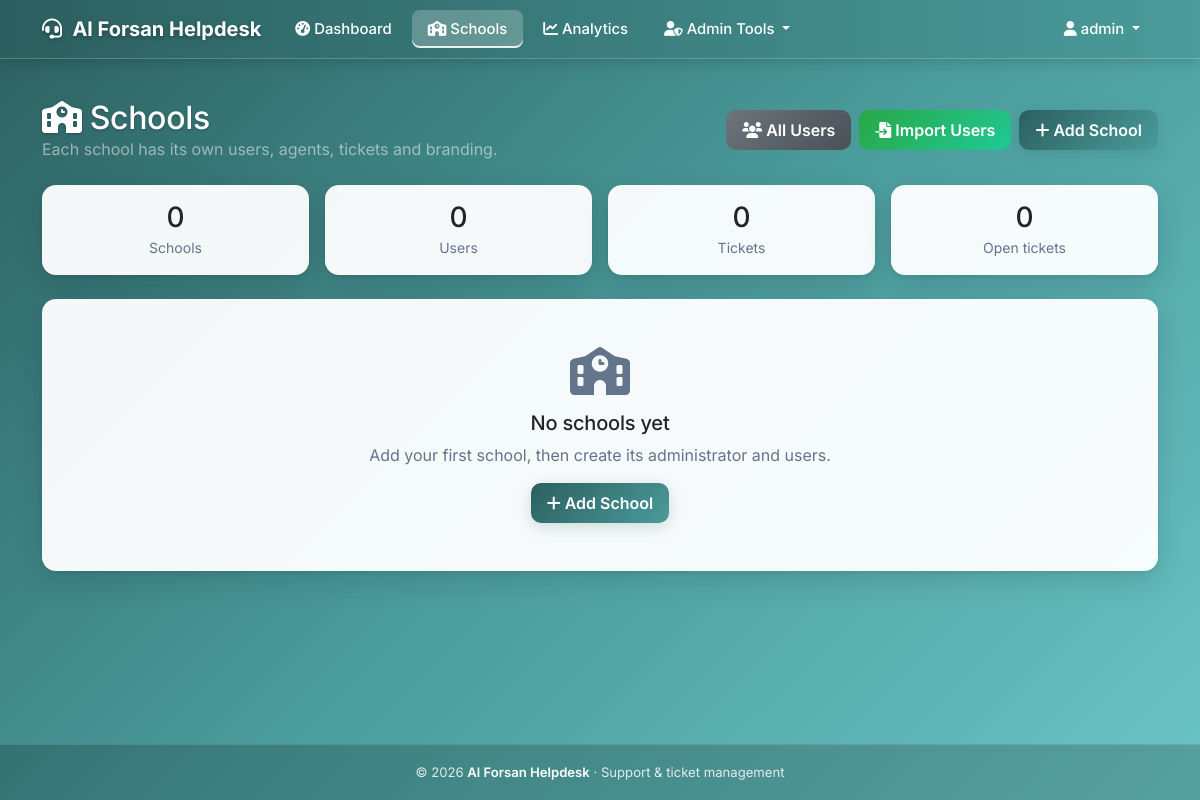
/platform (signed in), run on an earlier commit of the app's database.
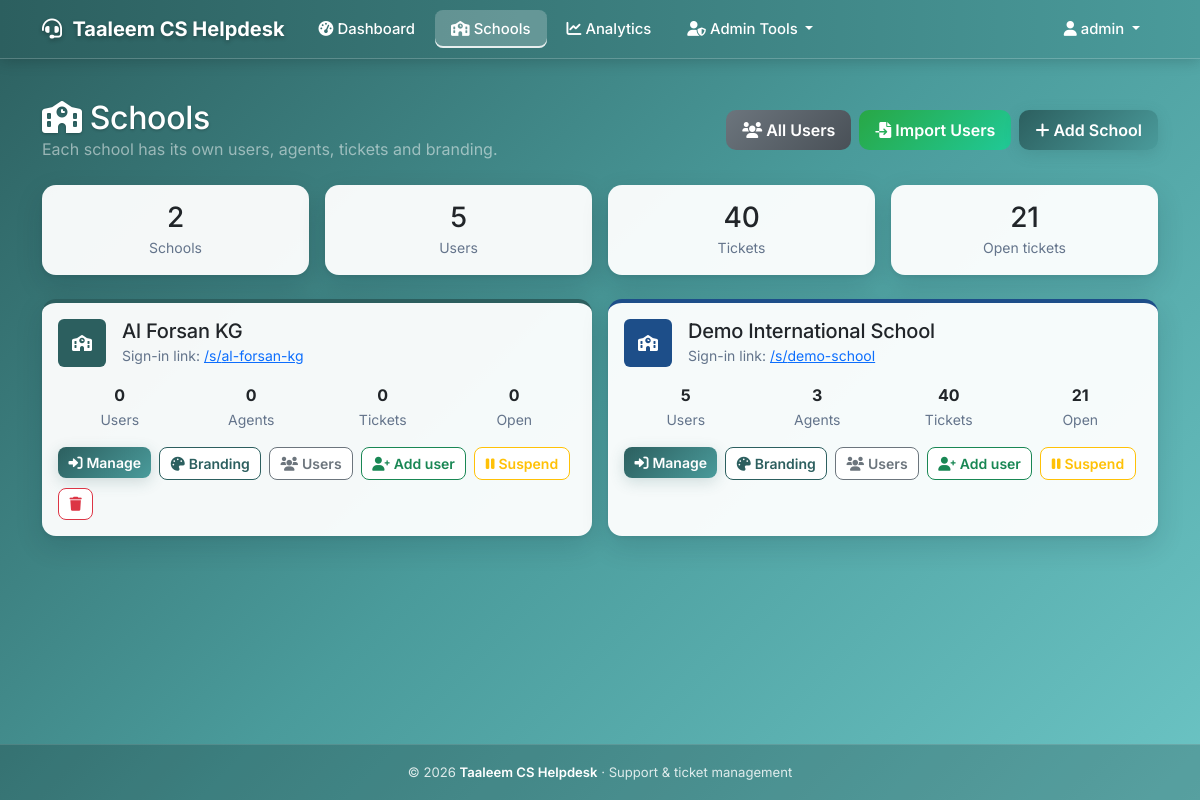
And on a later commit of the database.
### models.py (models this page shows, shortened)
class SystemSettings(db.Model):
    __tablename__ = 'system_settings'
    id = db.Column(db.Integer, primary_key=True)
    system_name = db.Column(db.String(100), nullable=False, default='Al Qeyam Helpdesk')
    logo_filename = db.Column(db.String(200), nullable=True)
    updated_at = db.Column(db.DateTime, default=utc_now, onupdate=utc_now)

class School(db.Model):
    __tablename__ = 'schools'
    id = db.Column(db.Integer, primary_key=True)
    name = db.Column(db.String(150), nullable=False, unique=True)
    slug = db.Column(db.String(60), nullable=False, unique=True, index=True)
    display_name = db.Column(db.String(150), nullable=True)   # shown in the UI header; defaults to name
    logo_filename = db.Column(db.String(200), nullable=True)
    primary_color = db.Column(db.String(7), nullable=True)
    secondary_color = db.Column(db.String(7), nullable=True)
    contact_email = db.Column(db.String(120), nullable=True)
    is_active = db.Column(db.Boolean, default=True, nullable=False)
    created_at = db.Column(db.DateTime, default=utc_now)
    updated_at = db.Column(db.DateTime, default=utc_now, onupdate=utc_now)

### tenant_views.py (the view)
@bp.route('/platform')
@super_admin_required
def platform_dashboard():
    schools = School.query.order_by(School.name).all()
    stats = _school_stats()
    empty = {'users': 0, 'agents': 0, 'admins': 0, 'tickets': 0, 'open': 0}
    totals = {k: sum(stats.get(s.id, empty)[k] for s in schools) for k in empty}
    return render_template('platform_dashboard.html', schools=schools, stats=stats, empty=empty, totals=totals)

### app.py (called while the page is built)
@login_manager.user_loader
def load_user(user_id):
    try:
        user = unscoped_get(User, int(user_id))
    except (TypeError, ValueError):
        return None
    if not user or not user.is_active:
        return None
    if user.role != ROLE_SUPER_ADMIN:
        school = db.session.get(School, user.school_id) if user.school_id else None
        if not school or not school.is_active:
            return None
    return user

@app.context_processor
def inject_system_settings():
    try:
        school = active_school()
        if school:
            branding = school
            theme = build_theme(school.primary_color, school.secondary_color)
        else:
            branding = _PlatformBranding(SystemSettings.query.first())
            theme = build_theme()
        return {'system_settings': branding, 'current_school': school, 'theme': theme, 'now_year': datetime.now().year}
    except Exception:
        logger.exception('Failed to build branding context')
        return {'system_settings': _PlatformBranding(), 'current_school': None, 'theme': build_theme(), 'now_year': datetime.now().year}

### templates/platform_dashboard.html (shortened to what the changed rows need)
{% extends "base.html" %}
{% block content %}
<div class="d-flex flex-wrap justify-content-between align-items-center mb-4 gap-2">
    <div>
        <h2 class="mb-0"><i class="fas fa-school me-2"></i>Schools</h2>
    </div>
</div>
<div class="row g-3 mb-4">
    <div class="col-6 col-md-3"><div class="card text-center"><div class="card-body"><h3 class="mb-0">{{ schools|length }}</h3><small class="text-muted">Schools</small></div></div></div>
    <div class="col-6 col-md-3"><div class="card text-center"><div class="card-body"><h3 class="mb-0">{{ totals.users }}</h3><small class="text-muted">Users</small></div></div></div>
    <div class="col-6 col-md-3"><div class="card text-center"><div class="card-body"><h3 class="mb-0">{{ totals.tickets }}</h3><small class="text-muted">Tickets</small></div></div></div>
    <div class="col-6 col-md-3"><div class="card text-center"><div class="card-body"><h3 class="mb-0">{{ totals.open }}</h3><small class="text-muted">Open tickets</small></div></div></div>
</div>
{% if schools %}
<div class="row g-3">
    {% for school in schools %}
    {% set st = stats.get(school.id, empty) %}
    <div class="col-12 col-lg-6">
        <div class="card h-100" style="border-top:4px solid {{ school.primary_color or '#2c5f5f' }};">
            <div class="card-body">
                <div class="d-flex align-items-center mb-3">
                    {% if school.logo_filename %}
                    <img src="{{ url_for('static', filename='uploads/' + school.logo_filename) }}" alt="" style="height:48px;width:48px;object-fit:contain;" class="me-3">
                    {% else %}
                    <div class="me-3 d-flex align-items-center justify-content-center rounded" style="height:48px;width:48px;background:{{ school.primary_color or '#2c5f5f' }};color:#fff;"><i class="fas fa-school"></i></div>
                    {% endif %}
                    <div class="flex-grow-1">
                        <h5 class="mb-0">{{ school.name }}
                        </h5>
                        <small class="text-muted">Sign-in link: <a href="{{ url_for('school_login', slug=school.slug) }}">/s/{{ school.slug }}</a></small>
                    </div>
                </div>
                <div class="row text-center g-2 mb-3">
                    <div class="col-3"><div class="fw-bold">{{ st.users }}</div><small class="text-muted">Users</small></div>
                    <div class="col-3"><div class="fw-bold">{{ st.agents }}</div><small class="text-muted">Agents</small></div>
                    <div class="col-3"><div class="fw-bold">{{ st.tickets }}</div><small class="text-muted">Tickets</small></div>
                    <div class="col-3"><div class="fw-bold">{{ st.open }}</div><small class="text-muted">Open</small></div>
                </div>
                <div class="d-flex flex-wrap gap-2">
                    <form method="POST" action="{{ url_for('tenant.school_enter', school_id=school.id) }}">
                        <button class="btn btn-sm btn-primary" {% if not school.is_active %}disabled{% endif %}><i class="fas fa-sign-in-alt me-1"></i>Manage</button>
                    </form>
                    <a class="btn btn-sm btn-outline-primary" href="{{ url_for('tenant.school_edit', school_id=school.id) }}"><i class="fas fa-palette me-1"></i>Branding</a>
                    <a class="btn btn-sm btn-outline-secondary" href="{{ url_for('admin_users', school_id=school.id) }}"><i class="fas fa-users me-1"></i>Users</a>
                    <a class="btn btn-sm btn-outline-success" href="{{ url_for('create_user') }}?school_id={{ school.id }}"><i class="fas fa-user-plus me-1"></i>Add user</a>
                    <form method="POST" action="{{ url_for('tenant.school_toggle', school_id=school.id) }}">
                        <button class="btn btn-sm btn-outline-{{ 'warning' if school.is_active else 'success' }}"
                                onclick="return confirm('{{ 'Suspend this school? Its users will not be able to sign in.' if school.is_active else 'Activate this school?' }}')">
                            <i class="fas fa-{{ 'pause' if school.is_active else 'play' }} me-1"></i>{{ 'Suspend' if school.is_active else 'Activate' }}
                        </button>
                    </form>
                    {% if not st.users and not st.tickets %}
                    <form method="POST" action="{{ url_for('tenant.school_delete', school_id=school.id) }}">
                        <button class="btn btn-sm btn-outline-danger" onclick="return confirm('Delete this empty school permanently?')"><i class="fas fa-trash"></i></button>
                    </form>
                    {% endif %}
                </div>
            </div>
        </div>
    </div>
    {% endfor %}
</div>
{% else %}
<div class="card"><div class="card-body text-center py-5">
    <i class="fas fa-school fa-3x text-muted mb-3"></i>
    <h5>No schools yet</h5>
    <p class="text-muted">Add your first school, then create its administrator and users.</p>
    <a href="{{ url_for('tenant.school_new') }}" class="btn btn-primary"><i class="fas fa-plus me-1"></i>Add School</a>
</div></div>
{% endif %}
{% endblock %}

### templates/base.html (shortened to what this page needs)
<!DOCTYPE html>
<html lang="en">
<head>
    <link href="https://cdn.jsdelivr.net/npm/bootstrap@5.3.0/dist/css/bootstrap.min.css" rel="stylesheet">
    <link href="https://cdnjs.cloudflare.com/ajax/libs/font-awesome/6.0.0/css/all.min.css" rel="stylesheet">
</head>
<body>
    <nav class="navbar navbar-expand-xl navbar-dark">
        <div class="container">
            <a class="navbar-brand" href="{{ url_for('dashboard') if current_user.is_authenticated else url_for('index') }}">
                {% if system_settings.logo_filename %}
                    <img src="{{ url_for('static', filename='uploads/' + system_settings.logo_filename) }}" alt="Logo" style="height:32px;width:auto;margin-right:8px;vertical-align:middle;object-fit:contain;">
                {% else %}
                    <i class="fas fa-headset me-2"></i>
                {% endif %}{{ system_settings.system_name }}
            </a>
            <div class="collapse navbar-collapse" id="navbarNav">
                <ul class="navbar-nav me-auto">
                    {% if current_user.is_authenticated %}
                        <li class="nav-item">
                            <a class="nav-link" href="{{ url_for('dashboard') }}">
                                <i class="fas fa-tachometer-alt me-1"></i>Dashboard
                            </a>
                        </li>
                        {% if current_user.role == 'super_admin' %}
                            <li class="nav-item">
                                <a class="nav-link" href="{{ url_for('tenant.platform_dashboard') }}">
                                    <i class="fas fa-school me-1"></i>Schools
                                </a>
                            </li>
                            <li class="nav-item">
                                <a class="nav-link" href="{{ url_for('tenant.analytics') }}">
                                    <i class="fas fa-chart-line me-1"></i>Analytics
                                </a>
                            </li>
                        {% endif %}
                        {% if current_user.role in ['admin', 'super_admin'] %}
                            <li class="nav-item dropdown">
                                <a class="nav-link dropdown-toggle" href="#" id="adminDropdown" role="button" data-bs-toggle="dropdown">
                                    <i class="fas fa-user-shield me-1"></i>Admin Tools
                                </a>
                            </li>
                        {% endif %}
                    {% endif %}
                </ul>
                <ul class="navbar-nav">
                    {% if current_user.is_authenticated %}
                        <li class="nav-item dropdown">
                            <a class="nav-link dropdown-toggle" href="#" id="navbarDropdown" role="button" data-bs-toggle="dropdown">
                                <i class="fas fa-user me-1"></i>{{ current_user.username }}
                            </a>
                        </li>
                    {% else %}
                        <li class="nav-item">
                            <a class="nav-link" href="{{ url_for('login') }}">
                                <i class="fas fa-sign-in-alt me-1"></i>Login
                            </a>
                        </li>
                    {% endif %}
                </ul>
            </div>
        </div>
    </nav>
    <main class="container main-content" style="padding-top: 0.5rem;">
        {% block content %}{% endblock %}
    </main>
    <footer class="site-footer">
        <div class="container">
            &copy; {{ now_year }} <a href="{{ url_for('index') }}">{{ system_settings.system_name }}</a>
            &middot; Support &amp; ticket management
        </div>
    </footer>
</body>
</html>

What changed in the data, as far as the page shows it:
changed SystemSettings: system_name "Al Forsan Helpdesk" → "Taaleem CS Helpdesk"
added School: name "Al Forsan KG", slug "al-forsan-kg", users "0", agents "0", tickets "0", open "0", is_active "Suspend"
added School: name "Demo International School", slug "demo-school", users "5", agents "3", tickets "40", open "21", is_active "Suspend"
Also different on the page:
{{ schools|length }}: "0" → "2"
{{ totals.users }}: "0" → "5"
{{ totals.tickets }}: "0" → "40"
{{ totals.open }}: "0" → "21"
text no longer shown: "No schools yet Add your first school, then create its administrator and users. Add School"
